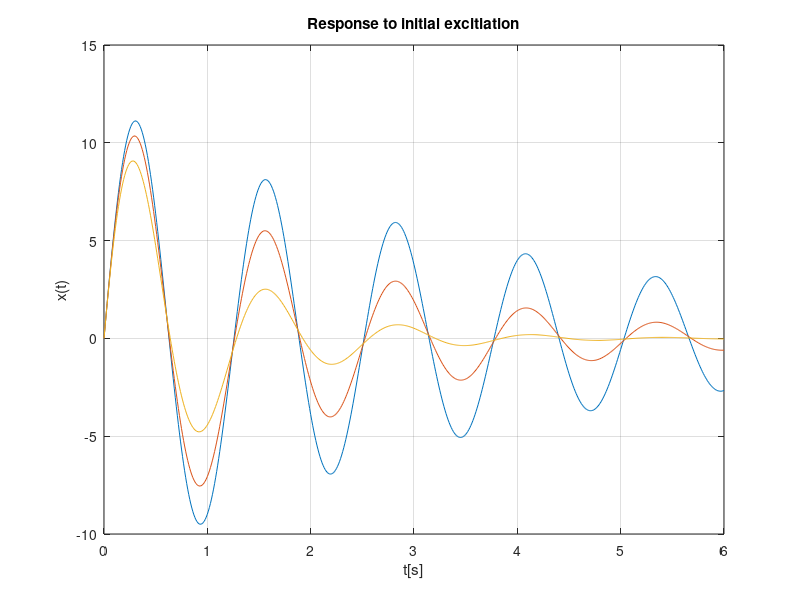

Source code (MATLAB):
%% Plot the response of the system with Wn = 5rad/s, Z = 0.05, 0.1, 0.2

%Subjected to initial conditions: x0=0, x0_dot = 60 cm/s

wn = 5;
zeta = [0.05; 0.1; 0.2];
x0 = 0;
v0=60;
t0=0;
deltat = 0.01; % time steps
tf = 6;
t = t0:deltat:tf;
for i=1:length(zeta),
    wd = sqrt(1-zeta(i).^2)*wn; % damped freq
    x = exp(-zeta(i)*wn*t).*(((zeta(i)*x0 + v0)/wd)*sin(wd*t)+x0*cos(wd*t));
    plot(t,x);
        hold on
end
title('Response to initial excitiation')
xlabel('t[s]')
ylabel('x(t)')
grid
